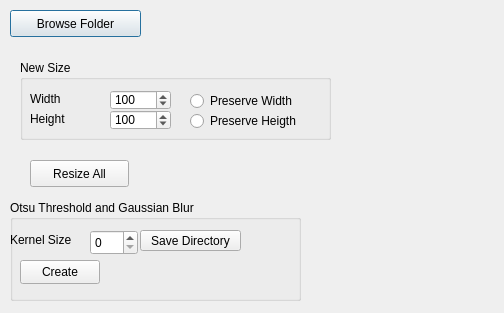
<?xml version="1.0" encoding="UTF-8"?>
<ui version="4.0">
 <class>ResizeAllImagesDialogGui</class>
 <widget class="QDialog" name="ResizeAllImagesDialogGui">
  <property name="geometry">
   <rect>
    <x>0</x>
    <y>0</y>
    <width>504</width>
    <height>313</height>
   </rect>
  </property>
  <property name="windowTitle">
   <string>Dialog</string>
  </property>
  <widget class="QPushButton" name="pushButton_browse">
   <property name="geometry">
    <rect>
     <x>10</x>
     <y>10</y>
     <width>131</width>
     <height>27</height>
    </rect>
   </property>
   <property name="text">
    <string>Browse Folder</string>
   </property>
  </widget>
  <widget class="QGroupBox" name="groupBox">
   <property name="geometry">
    <rect>
     <x>20</x>
     <y>60</y>
     <width>311</width>
     <height>80</height>
    </rect>
   </property>
   <property name="title">
    <string>New Size</string>
   </property>
   <widget class="QLabel" name="label_width">
    <property name="geometry">
     <rect>
      <x>10</x>
      <y>30</y>
      <width>67</width>
      <height>17</height>
     </rect>
    </property>
    <property name="text">
     <string>Width</string>
    </property>
   </widget>
   <widget class="QLabel" name="label_height">
    <property name="geometry">
     <rect>
      <x>10</x>
      <y>50</y>
      <width>67</width>
      <height>17</height>
     </rect>
    </property>
    <property name="text">
     <string>Height</string>
    </property>
   </widget>
   <widget class="QSpinBox" name="spinBox_width">
    <property name="geometry">
     <rect>
      <x>90</x>
      <y>30</y>
      <width>61</width>
      <height>20</height>
     </rect>
    </property>
    <property name="maximum">
     <number>400</number>
    </property>
    <property name="value">
     <number>100</number>
    </property>
   </widget>
   <widget class="QSpinBox" name="spinBox_height">
    <property name="geometry">
     <rect>
      <x>90</x>
      <y>50</y>
      <width>61</width>
      <height>20</height>
     </rect>
    </property>
    <property name="maximum">
     <number>400</number>
    </property>
    <property name="value">
     <number>100</number>
    </property>
   </widget>
   <widget class="QRadioButton" name="radiobutton_width">
    <property name="geometry">
     <rect>
      <x>170</x>
      <y>30</y>
      <width>141</width>
      <height>22</height>
     </rect>
    </property>
    <property name="text">
     <string>Preserve Width</string>
    </property>
   </widget>
   <widget class="QRadioButton" name="radiobutton_height">
    <property name="geometry">
     <rect>
      <x>170</x>
      <y>50</y>
      <width>141</width>
      <height>22</height>
     </rect>
    </property>
    <property name="text">
     <string>Preserve Heigth</string>
    </property>
   </widget>
  </widget>
  <widget class="QPushButton" name="pushButton_resizeall">
   <property name="geometry">
    <rect>
     <x>30</x>
     <y>160</y>
     <width>99</width>
     <height>27</height>
    </rect>
   </property>
   <property name="text">
    <string>Resize All</string>
   </property>
  </widget>
  <widget class="QGroupBox" name="groupBox_2">
   <property name="geometry">
    <rect>
     <x>10</x>
     <y>200</y>
     <width>291</width>
     <height>101</height>
    </rect>
   </property>
   <property name="title">
    <string>Otsu Threshold and Gaussian Blur</string>
   </property>
   <widget class="QLabel" name="label_kernelSize">
    <property name="geometry">
     <rect>
      <x>0</x>
      <y>30</y>
      <width>71</width>
      <height>20</height>
     </rect>
    </property>
    <property name="text">
     <string>Kernel Size</string>
    </property>
   </widget>
   <widget class="QSpinBox" name="spinBox_kernelSize">
    <property name="geometry">
     <rect>
      <x>80</x>
      <y>30</y>
      <width>48</width>
      <height>25</height>
     </rect>
    </property>
   </widget>
   <widget class="QPushButton" name="pushButton_SaveDir">
    <property name="geometry">
     <rect>
      <x>130</x>
      <y>30</y>
      <width>101</width>
      <height>21</height>
     </rect>
    </property>
    <property name="text">
     <string>Save Directory</string>
    </property>
   </widget>
   <widget class="QPushButton" name="pushButton_Create">
    <property name="geometry">
     <rect>
      <x>10</x>
      <y>60</y>
      <width>80</width>
      <height>24</height>
     </rect>
    </property>
    <property name="text">
     <string>Create</string>
    </property>
   </widget>
  </widget>
 </widget>
 <resources/>
 <connections>
  <connection>
   <sender>pushButton_SaveDir</sender>
   <signal>clicked()</signal>
   <receiver>ResizeAllImagesDialogGui</receiver>
   <slot>selectSaveDir()</slot>
   <hints>
    <hint type="sourcelabel">
     <x>179</x>
     <y>244</y>
    </hint>
    <hint type="destinationlabel">
     <x>288</x>
     <y>490</y>
    </hint>
   </hints>
  </connection>
  <connection>
   <sender>pushButton_Create</sender>
   <signal>clicked()</signal>
   <receiver>ResizeAllImagesDialogGui</receiver>
   <slot>create()</slot>
   <hints>
    <hint type="sourcelabel">
     <x>64</x>
     <y>273</y>
    </hint>
    <hint type="destinationlabel">
     <x>148</x>
     <y>406</y>
    </hint>
   </hints>
  </connection>
 </connections>
 <slots>
  <slot>selectSaveDir()</slot>
  <slot>create()</slot>
 </slots>
</ui>
